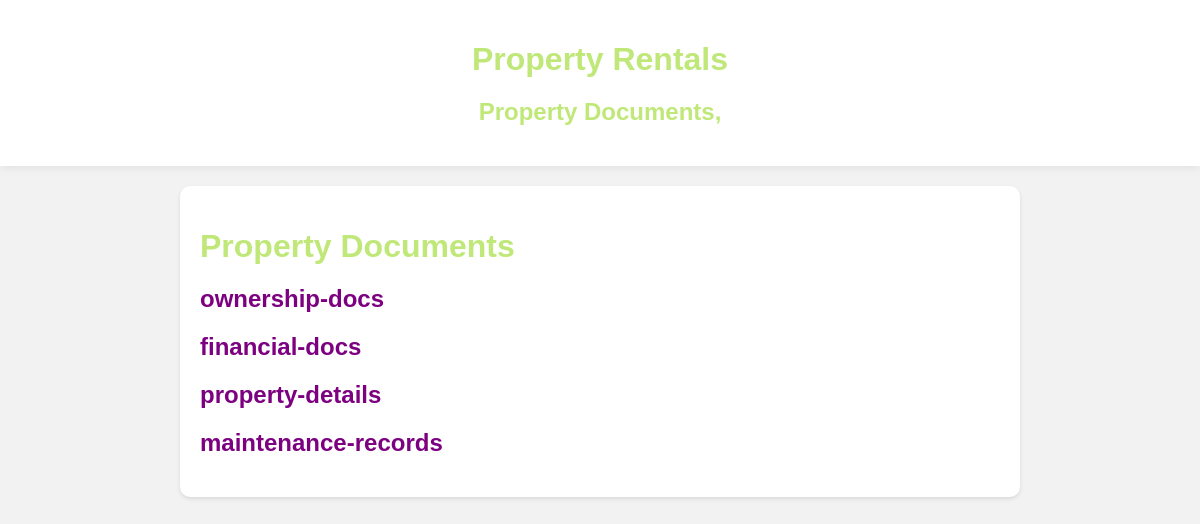
Screenshot of /admviewdocs/8/ with the database file from the repository.
### rental/models.py (models this page shows, shortened)
class PropertyDocument(models.Model):
    property = models.ForeignKey(Property, on_delete=models.CASCADE, related_name='documents')
    document_type = models.CharField(max_length=50)  # Example: 'ownership-docs', 'financial-docs', etc.
    document = models.FileField(upload_to='property_documents/')

### rental/views.py (the view)
# urls.py: path('admviewdocs/<int:property_id>/', views.admviewdocs, name='admviewdocs'),
def admviewdocs(request, property_id):
    property_obj = get_object_or_404(Property, id=property_id)
    property_documents = PropertyDocument.objects.filter(property=property_obj)
    context = {'property': property_obj, 'property_documents': property_documents}
    return render(request, 'admviewdocs.html', context)

### templates/admviewdocs.html (shortened to what this page needs)
{% load static %}
<!DOCTYPE html>
<html lang="en">
<head>
</head>
<body>
    <header>
        <h1>Property Rentals</h1>
        <h2>Property Documents, {{ request.session.username }}</h2>
    </header>
    <div class="container">
        <h1>Property Documents</h1>
        {% if property_documents %}
            {% for document in property_documents %}
                <h2>
                    <a href="{{ document.document.url }}" target="_blank" rel="noopener noreferrer">
                        {{ document.document_type }}
                    </a>
                </h2>
            {% endfor %}
        {% else %}
            <p>No documents available for this property.</p>
        {% endif %}
    </div>
</body>
</html>

### templates/admviewdocs.html (style rules this page uses)
body { font-family: 'Arial', sans-serif; background-color: #f2f2f2; margin: 0; padding: 0; color: #333; }
header { background-color: #fff; color: #333; padding: 20px; text-align: center; box-shadow: 0 0 10px rgba(0, 0, 0, 0.1); }
.container { max-width: 800px; margin: 20px auto; background-color: #fff; padding: 20px; border-radius: 10px; box-shadow: 0 2px 4px rgba(0, 0, 0, 0.1); }
h1, h2 { color: rgb(191, 232, 121); margin-bottom: 20px; }
a { color: #7c0080; text-decoration: none; transition: color 0.3s; }

### rows the page displays
PropertyDocument: document_type "ownership-docs"
PropertyDocument: document_type "financial-docs"
PropertyDocument: document_type "property-details"
PropertyDocument: document_type "maintenance-records"
